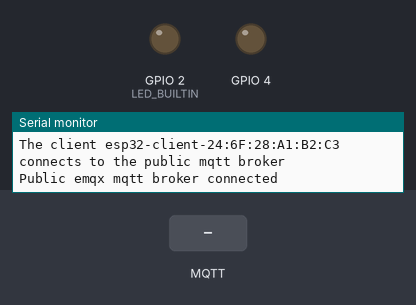
Recording of a sketch running on a simulated ESP32. Shown: output pins drawn as LEDs (lit = HIGH), the last lines printed to the serial monitor. The test bench sets the inputs (shaded band). WiFi joins after 1.5 s; servers stay silent unless stated; no MQTT or app messages arrive unless stated.

Above: at 2.7 s.
2.8 s: MQTT message "1" arrives on the first subscribed topic
At 3.4 s:
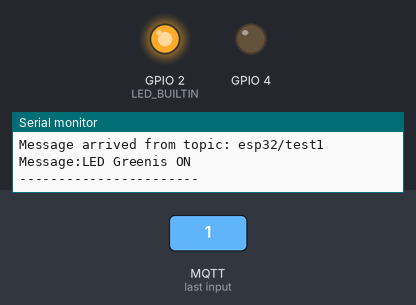
4.3 s: MQTT message "2" arrives on the first subscribed topic
At 4.7 s:
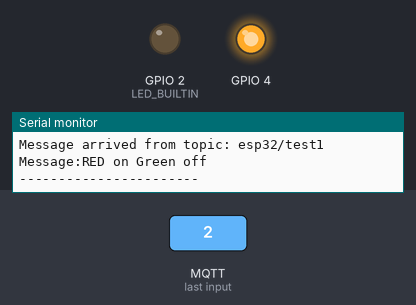
5.9 s: MQTT message "1" arrives on the first subscribed topic
At 7.0 s:
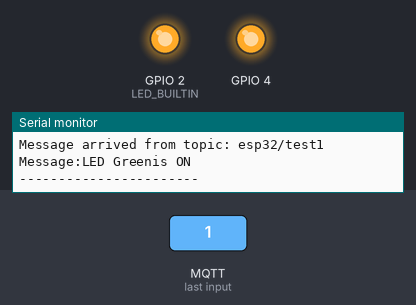
Timing chart, 0 to 8.9 s (numbered marks = the images above; inputs shaded):
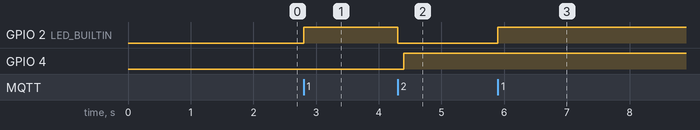

The sketch:

FinalProject_Part2.ino
```cpp
//Serly Teymoorian
//Final Project - Part 2
// Blinking LEDs shaped in "COOL" word format

#define LED_BUILTIN 2
#define LED_BUILTIN_TWO 4

#include <WiFi.h>
#include <PubSubClient.h>

// WiFi
const char *ssid = "MyCharterWiFifd-2G"; // Enter your WiFi name
const char *password = "rusticmango074";  // Enter WiFi password

// MQTT Broker
const char *mqtt_broker = "192.168.1.2";
const char *topic = "esp32/test1";
const char *topic2 = "pub/message";
const char *mqtt_username = "emqx";
const char *mqtt_password = "Vellavaroosh2000*";
const int mqtt_port = 1883;
bool x = false;
int stateTest = 0;

WiFiClient espClient;
PubSubClient client(espClient);

void setup()
{
   pinMode(LED_BUILTIN, OUTPUT);
   pinMode(4, OUTPUT);
   // Set software serial baud to 115200;
   Serial.begin(115200);
   // connecting to a WiFi network
   WiFi.begin(ssid, password);
   while (WiFi.status() != WL_CONNECTED)
   {
       delay(500);
       Serial.println("Connecting to WiFi..");
   }
   Serial.println("Connected to the WiFi network\n\n");

   //connecting to a mqtt broker
   client.setServer(mqtt_broker, mqtt_port);
   client.setCallback(callback);

   while (!client.connected())
   {
       String client_id = "esp32-client-";
       client_id += String(WiFi.macAddress());
       Serial.printf("The client %s connects to the public mqtt broker\n", client_id.c_str());

       if (client.connect(client_id.c_str()))
       {
           Serial.println("Public emqx mqtt broker connected");
           stateTest = true;
       }
       else
       {
           Serial.print("failed with state ");
           Serial.print(client.state());
           delay(2000);
       }
   }


 // publish and subscribe
   client.publish(topic, "Part2_Blinking_COOL");
   client.subscribe(topic);
}

void callback(char *topic, byte *payload, unsigned int length)
{
   char rx_byte;
   Serial.print("Message arrived from topic: ");
   Serial.println(topic);
   Serial.print("Message:");

   for (int i = 0; i < length; i++)
   {
       if((char) payload[i] == '1' || (char) payload[i] == '2' || (char) payload[i] == '3')
       {
        rx_byte = (char) payload[i];
        if(rx_byte == '1')
        {
          digitalWrite(LED_BUILTIN, HIGH);   // turn the LED on (HIGH is the voltage level)
          delay(100);
          Serial.print("LED Greenis ON\n");
          x = 1;
        }
        else if(rx_byte == '2')
        {
          digitalWrite(LED_BUILTIN, LOW);   // turn the LED on (HIGH is the voltage level)
          delay(100);
          digitalWrite(4, HIGH);   // turn the LED on (HIGH is the voltage level)
          delay(100);
          Serial.print("RED on Green off\n");
          x = 2;
       }
       else if(rx_byte == '3')
       {
          digitalWrite(4, LOW);   // turn the LED on (HIGH is the voltage level)
          delay(100);
          digitalWrite(LED_BUILTIN, LOW);   // turn the LED on (HIGH is the voltage level)
          delay(100);
          Serial.print("Both are off\n");
       }
       else if(rx_byte == '4')
       {
         digitalWrite(LED_BUILTIN, HIGH);   // turn the LED on (HIGH is the voltage level)
         delay(5);
         digitalWrite(2, HIGH);   // turn the LED on (HIGH is the voltage level)
         delay(10);
       }
     }
   }

   Serial.println();
   Serial.println("-----------------------");
}

void loop()
{
  client.loop();
  if(x == 1)
  {
    client.publish(topic2, "Last Lights on were GREEN");
  }
  else if(x == 2)
  {
    client.publish(topic2, "Last Lights on were RED");
  }

}
```

Measured:
- after the input at 2.8 s, GPIO 2 (LED_BUILTIN): LOW → HIGH at once
- after the input at 4.3 s, GPIO 2 (LED_BUILTIN): HIGH → LOW at once; GPIO 4: LOW → HIGH after 0.10 s
- after the input at 5.9 s, GPIO 2 (LED_BUILTIN): LOW → HIGH at once
